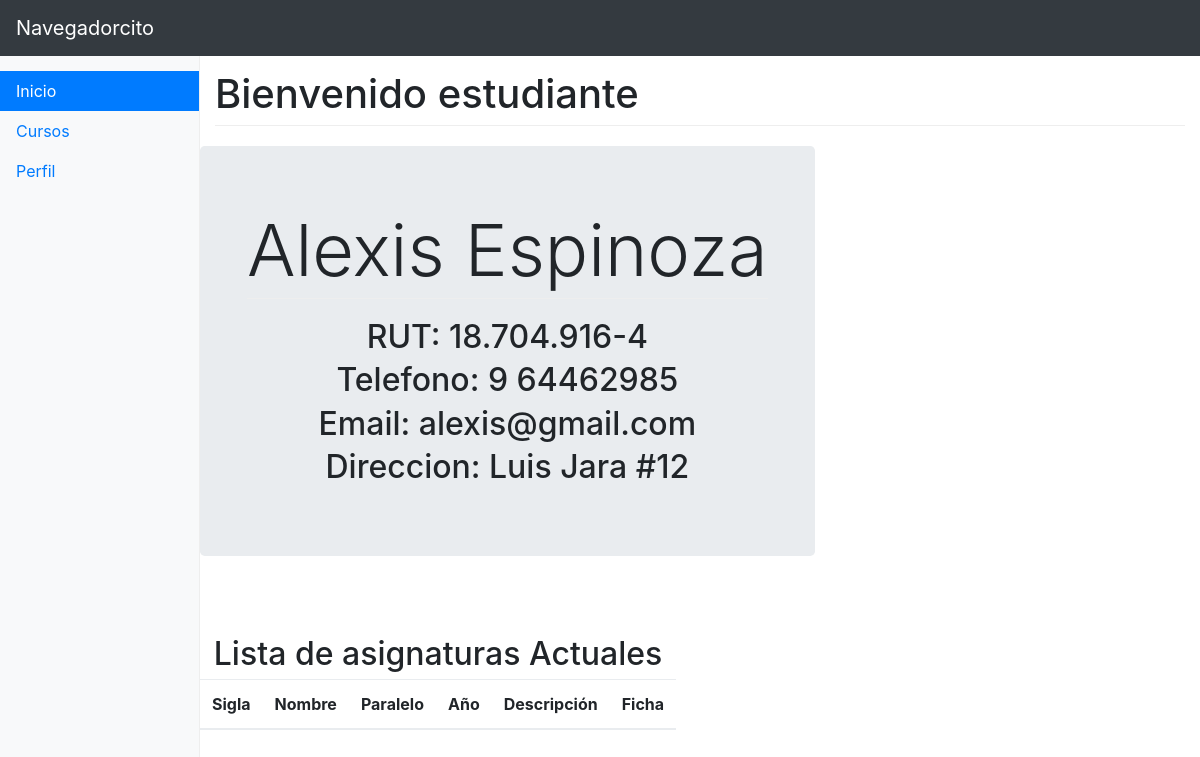
/student/1/dashboard, run on an earlier commit of the app's database.
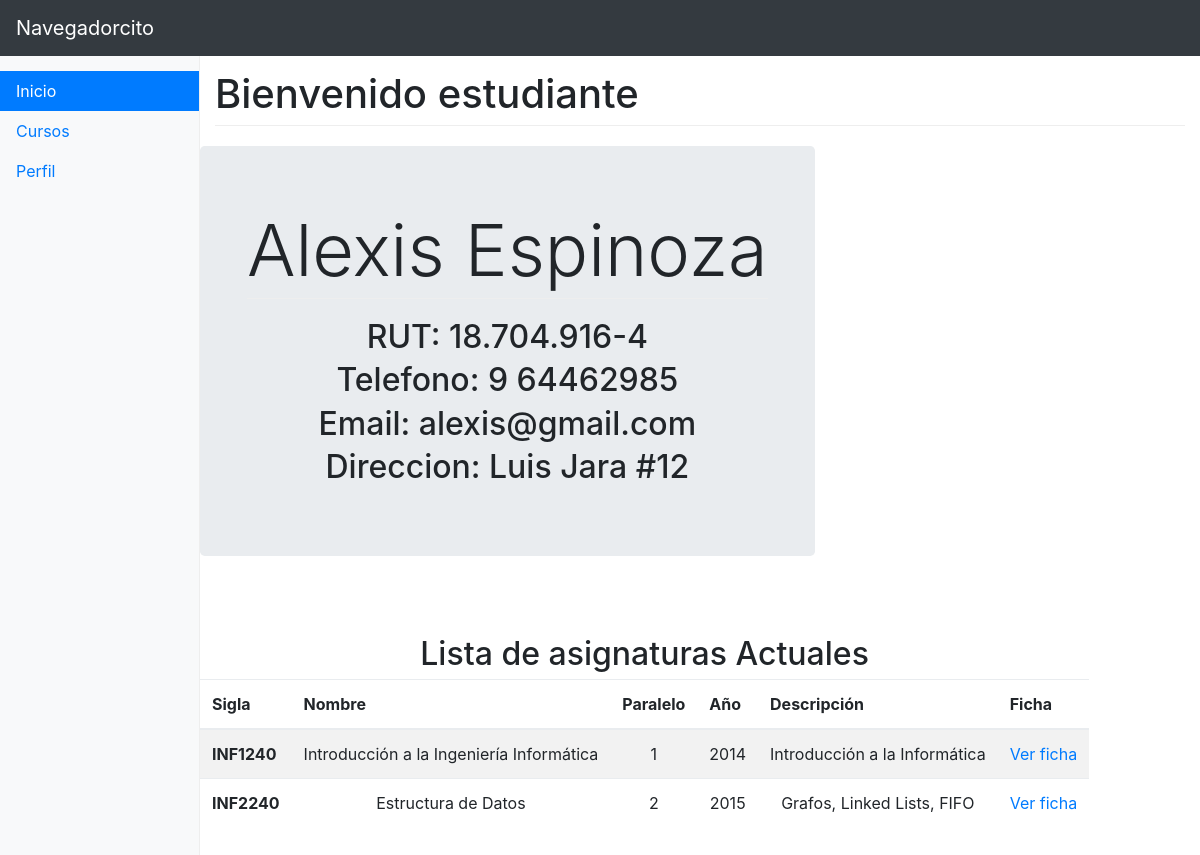
And on a later commit of the database.
### navegadorcito/models.py (models this page shows, shortened)
class Student(models.Model):
    rut_student = models.CharField(max_length=15)
    first_name_student = models.CharField(max_length=40)
    last_name_student = models.CharField(max_length=40)
    phone_student = models.CharField(max_length=15)
    email_student = models.CharField(max_length=30)
    address_student = models.CharField(max_length=30)
    password_student = models.CharField(max_length=20)

class Status_Inscription(models.Model):
    name_status = models.CharField(max_length=20)
    end_status = models.CharField(max_length=20)
    inscription = models.ForeignKey(Inscription)
    def __str__(self):
        return self.name_status

class Inscription(models.Model):
    idStudent = models.ForeignKey(Student)
    idInstance_Signature = models.ForeignKey(Instance_Signature)
    name_inscription = models.CharField(max_length=40)
    description_inscription = models.CharField(max_length=40)

class Instance_Signature(models.Model):
    signature = models.ForeignKey(Signature)
    year = models.IntegerField()
    parallel = models.IntegerField()
    semester = models.IntegerField()
    name_instance_signature = models.CharField(max_length=40)
    slot_signature = models.IntegerField()
    list_teacher = models.ManyToManyField(Teacher, through='Teacher_Signature')
    inscriptions = models.ManyToManyField(Student, through='Inscription')

class Signature(models.Model):
    key_signature = models.CharField(max_length=8)
    program = models.ForeignKey(Programme)
    name_signature = models.CharField(max_length=40)
    description_signature = models.CharField(max_length=40)

### navegadorcito/views.py (the view)
# urls.py: url(r'^student/(?P<idStudent>[0-9]+)/dashboard', dashboard_student),
def dashboard_student(request,idStudent):
    student=Student.objects.get(pk=idStudent)
    actual_signature_list=Status_Inscription.objects.all().filter(name_status="Válida",inscription__idStudent=idStudent)
    print(actual_signature_list)
    return render(request, 'student/dashboard.html', {"student": student, "signature_list": actual_signature_list})

### templates/student/dashboard.html
{% extends 'base/dashboard.html' %} {% block sidenav %}
<ul class="nav nav-pills flex-column">
    <li class="nav-item">
        <a class="nav-link active" href="/student/dashboard">Inicio</a>
    </li>
    <li class="nav-item">
        <a class="nav-link" href="/student/courses">Cursos</a>
    </li>
    <li class="nav-item">
        <a class="nav-link" href="/student/profile">Perfil</a>
    </li>
</ul>
{% endblock %} {% block content %}
<h1>Bienvenido estudiante</h1>
<section class="row text-center placeholders">
    <div class="jumbotron">
        <div class="container">
            <h1 class="display-3">{{student.first_name_student}} {{student.last_name_student}} </h1>
            <h2>RUT: {{student.rut_student}} </h2>
            <h2>Telefono: {{student.phone_student}} </h2>
            <h2>Email: {{student.email_student}} </h2>
            <h2>Direccion: {{student.address_student}} </h2>
        </div>
    </div>
</section>
<section class="row text-center placeholders">
    <div class="row">
        <div class="col-sm-12">
            <h2>Lista de asignaturas Actuales</h2>
            <table class="table table-striped">
                <thead>
                    <tr>
                        <th>Sigla</th>
                        <th>Nombre</th>
                        <th>Paralelo</th>
                        <th>Año</th>
                        <th>Descripción</th>
                        <th>Ficha</th>
                    </tr>
                </thead>
                <tbody>
                    {% for signature in signature_list %}
                    <tr>
                        <th scope="row">{{ signature.inscription.idInstance_Signature.signature.key_signature}}</th>
                        <td>{{signature.inscription.idInstance_Signature.signature.name_signature }}</td>
                        <td>{{ signature.inscription.idInstance_Signature.parallel }}</td>
                        <td>{{ signature.inscription.idInstance_Signature.year }}</td>
                        <td>{{ signature.inscription.idInstance_Signature.signature.description_signature }}</td>
                        <td><a href="/signature/{{ signature.inscription.idInstance_Signature.signature.id }}">Ver ficha</a></td>
                    </tr>
                    {% endfor %}
                </tbody>
            </table>
        </div>
    </div>
</section>
{% endblock %}

### templates/base/dashboard.html (shortened to what this page needs)
{% load staticfiles %}
<!DOCTYPE html>
<html lang="en">
<head>
    <link rel="stylesheet" href="{% static 'css/bootstrap.min.css' %}">
    <link rel="stylesheet" href="{% static 'css/dashboard.css' %}">
</head>
<body>
    {% block header %}
    <nav class="navbar navbar-expand-md navbar-dark fixed-top bg-dark">
        <a class="navbar-brand" href="#">Navegadorcito</a>
    </nav>
    {% endblock %}
    <div class="container-fluid">
        <div class="row">
            <nav class="col-sm-3 col-md-2 d-none d-sm-block bg-light sidebar">
                {% block sidenav %}{% endblock %}
            </nav>
            <main class="col-sm-9 ml-sm-auto col-md-10 pt-3" role="main">
                {% block content %}{% endblock %}
            </main>
        </div>
    </div>
</body>
</html>

### static/css/dashboard.css (style rules this page uses)
body { padding-top: 3.5rem; }
h1 { margin-bottom: 20px; padding-bottom: 9px; border-bottom: 1px solid #eee; }
.sidebar { position: fixed; top: 51px; bottom: 0; left: 0; z-index: 1000; padding: 20px; overflow-x: hidden; overflow-y: auto; border-right: 1px solid #eee; }
.sidebar { padding-left: 0; padding-right: 0; }
.sidebar .nav { margin-bottom: 20px; }
.sidebar .nav-item { width: 100%; }
.sidebar .nav-item + .nav-item { margin-left: 0; }
.sidebar .nav-link { border-radius: 0; }
.placeholders { padding-bottom: 3rem; }

What changed in the data, as far as the page shows it:
added Status_Inscription: inscription.idInstance_Signature.signature.key_signature "INF1240", inscription.idInstance_Signature.signature.name_signature "Introducción a la Ingeniería Informática", inscription.idInstance_Signature.parallel "1", inscription.idInstance_Signature.year "2014", inscription.idInstance_Signature.signature.description_signature "Introducción a la Informática"
added Status_Inscription: inscription.idInstance_Signature.signature.key_signature "INF2240", inscription.idInstance_Signature.signature.name_signature "Estructura de Datos", inscription.idInstance_Signature.parallel "2", inscription.idInstance_Signature.year "2015", inscription.idInstance_Signature.signature.description_signature "Grafos, Linked Lists, FIFO"
